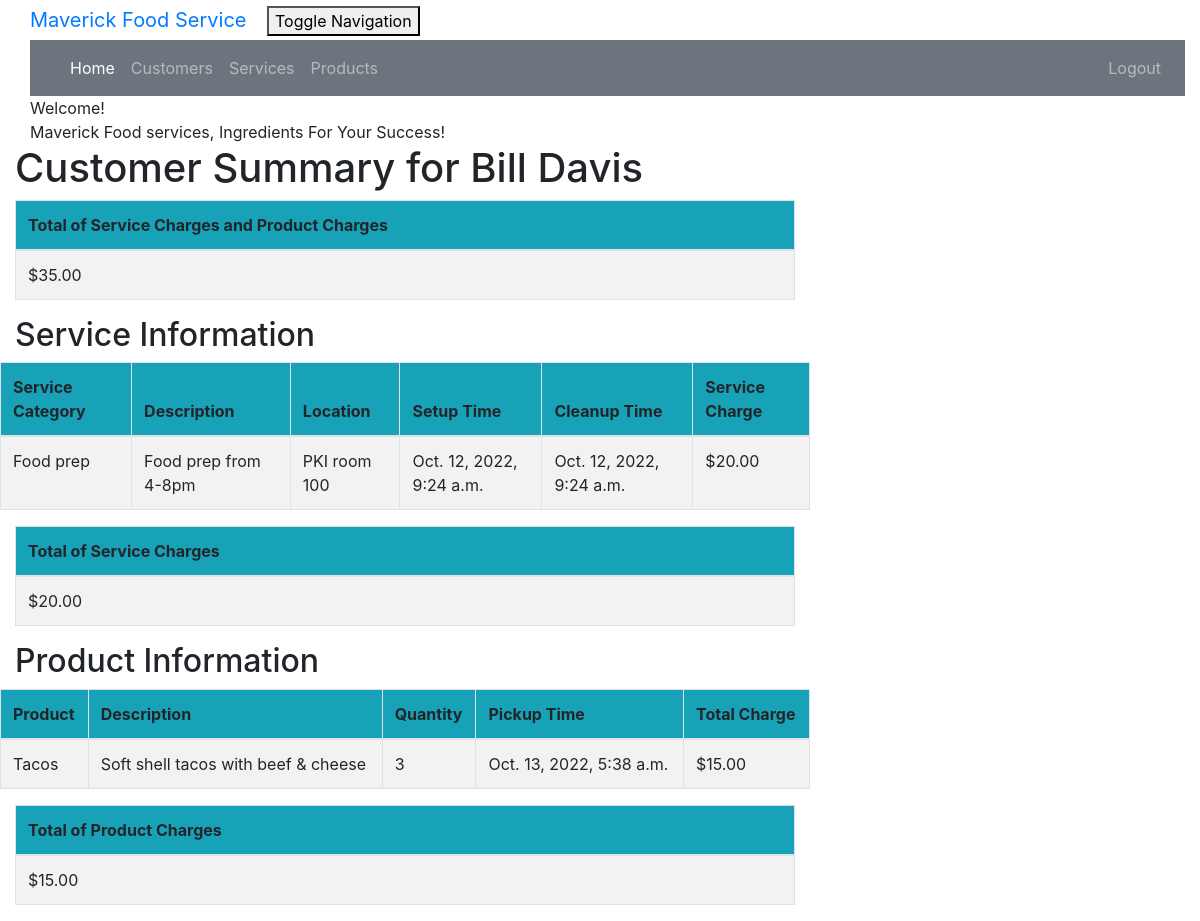
The page /customer/3/summary/ (signed in) on the database its author committed.
### crm/models.py (models this page shows, shortened)
class Customer(models.Model):
    cust_name = models.CharField(max_length=50)
    email = models.EmailField(max_length=100)
    phone = models.CharField(max_length=20)
    bldgroom = models.CharField(max_length=100)
    address = models.CharField(max_length=200)
    city = models.CharField(max_length=50)
    state = models.CharField(max_length=50)
    zipcode = models.CharField(max_length=10)
    organization = models.CharField(max_length=100)
    role = models.CharField(max_length=100)

class Service(models.Model):
    cust_name = models.ForeignKey(Customer, on_delete=models.CASCADE, related_name='services')
    service_category = models.CharField(max_length=100)
    description = models.TextField()
    location = models.CharField(max_length=200)
    setup_time = models.DateTimeField(
        default=timezone.now)
    cleanup_time = models.DateTimeField(
        default=timezone.now)
    service_charge = models.DecimalField(max_digits=10, decimal_places=2)
    created_date = models.DateTimeField(
        default=timezone.now)
    updated_date = models.DateTimeField(auto_now_add=True)

class Product(models.Model):
    cust_name = models.ForeignKey(Customer, on_delete=models.CASCADE, related_name='products')
    product = models.CharField(max_length=100)
    description = models.TextField()
    quantity = models.IntegerField()
    pickup_time = models.DateTimeField(
        default=timezone.now)
    charge = models.DecimalField(max_digits=10, decimal_places=2)
    created_date = models.DateTimeField(
        default=timezone.now)
    updated_date = models.DateTimeField(auto_now_add=True)

### crm/views.py (the view)
# urls.py: path('customer/<int:pk>/summary/', views.summary, name='summary'),
@login_required
def summary(request, pk):
    customer = get_object_or_404(Customer, pk=pk)
    services = Service.objects.filter(cust_name=pk)
    products = Product.objects.filter(cust_name=pk)
    sum_service_charge = \
        Service.objects.filter(cust_name=pk).aggregate(Sum('service_charge'))
    sum_product_charge = \
        Product.objects.filter(cust_name=pk).aggregate(Sum('charge'))
    sum = sum_product_charge.get("charge__sum")
    if sum== None:
        sum_product_charge = {'charge__sum' : Decimal('0')}
    sum = sum_service_charge.get("service_charge__sum")
    if sum== None:
        sum_service_charge = {'service_charge__sum' : Decimal('0')}
    return render(request, 'crm/summary.html', {'customer': customer,
                              'products': products,
                              'services': services,
                              'sum_service_charge': sum_service_charge,
                              'sum_product_charge': sum_product_charge,
                              })

### crm/templates/crm/summary.html
{% extends 'crm/base.html' %}
{% block content %}
{% load mathfilters %}
{% load humanize %}
<div class="container">
    <div class="row">
        <div class="col-md-10 col-md-offset-1">
            <div class="panel panel-primary">
                <div class="panel-heading">Welcome!</div>
                <div class="panel-body">
                    Maverick Food services, Ingredients For Your Success!
                </div>
            </div>
        </div>
    </div>
</div>
<div class="row">
  <h1 style="padding-left: 15Px">Customer Summary for {{ customer.cust_name }}</h1>
</div>
     <table class="table table-striped table-bordered table-hover">
        <thead>
            <tr class="bg-info">
                <th>Total of Service Charges and Product Charges</th>
            </tr>
        </thead>
        <tbody>
            <tr>
                <td>${{ sum_service_charge.service_charge__sum|add:sum_product_charge.charge__sum|floatformat:2|intcomma }}</td>
            </tr>
        </tbody>
    </table>
<div class="row">
<h2 style="padding-left: 15Px">Service Information</h2>
    </div>
    <div class="row">
        <table class="table table-striped table-bordered table-hover">
            <thead>
            <tr class="bg-info">
                <th>Service Category</th>
                <th>Description</th>
                <th>Location</th>
                <th>Setup Time</th>
                <th>Cleanup Time</th>
                <th>Service Charge</th>
            </tr>
            </thead>
            <tbody>
            {% for service in services %}
                <tr>
<td>{{ service.service_category }}</td>
<td>{{ service.description }}</td>
<td>{{ service.location }}</td>
<td>{{ service.setup_time }}</td>
<td>{{ service.cleanup_time }}</td>
<td>${{ service.service_charge|floatformat:2|intcomma }}</td>
                </tr>
            {% endfor %}
            </tbody>
        </table>
    </div>
        <table class="table table-striped table-bordered table-hover">
        <thead>
            <tr class="bg-info">
                <th>Total of Service Charges</th>
            </tr>
        </thead>
        <tbody>
            <tr>
                <td>${{ sum_service_charge.service_charge__sum|floatformat:2|intcomma }}</td>
            </tr>
        </tbody>
    </table>
    <div class="row">
        <h2 style="padding-left: 15Px">Product Information</h2>
    </div>
    <div class="row">
        <table class="table table-striped table-bordered table-hover">
            <thead>
            <tr class="bg-info">
                <th>Product</th>
                <th>Description</th>
                <th>Quantity</th>
                <th>Pickup Time</th>
                <th>Total Charge</th>
            </tr>
            </thead>
            <tbody>
            {% for product in products %}
                <tr>
<td>{{ product.product }}</td>
<td>{{ product.description }}</td>
<td>{{ product.quantity|intcomma }}</td>
<td>{{ product.pickup_time }}</td>
<td>${{ product.charge|floatformat:2|intcomma }}</td>
                </tr>
            {% endfor %}
            </tbody>
        </table>
    </div>
        <table class="table table-striped table-bordered table-hover">
        <thead>
            <tr class="bg-info">
                <th>Total of Product Charges</th>
            </tr>
        </thead>
        <tbody>
            <tr>
                <td>${{ sum_product_charge.charge__sum|floatformat:2|intcomma }}</td>
            </tr>
        </tbody>
    </table>
</div>
{% endblock %}

### crm/static/css/portfolio.css (style rules this page uses)
body { padding-left: 15px; }

### rows shown on the page
Customer: cust_name "Bill Davis"
Service: service_category "Food prep", description "Food prep from 4-8pm", location "PKI room 100", setup_time "Oct. 12, 2022, 9:24 a.m.", cleanup_time "Oct. 12, 2022, 9:24 a.m.", service_charge "20.00"
Product: product "Tacos", description "Soft shell tacos with beef & cheese", quantity "3", pickup_time "Oct. 13, 2022, 5:38 a.m.", charge "15.00"

### other values the page prints
{{ sum_service_charge.service_charge__sum|floatformat:2|intcomma }} "20.00"
{{ sum_product_charge.charge__sum|floatformat:2|intcomma }} "15.00"
